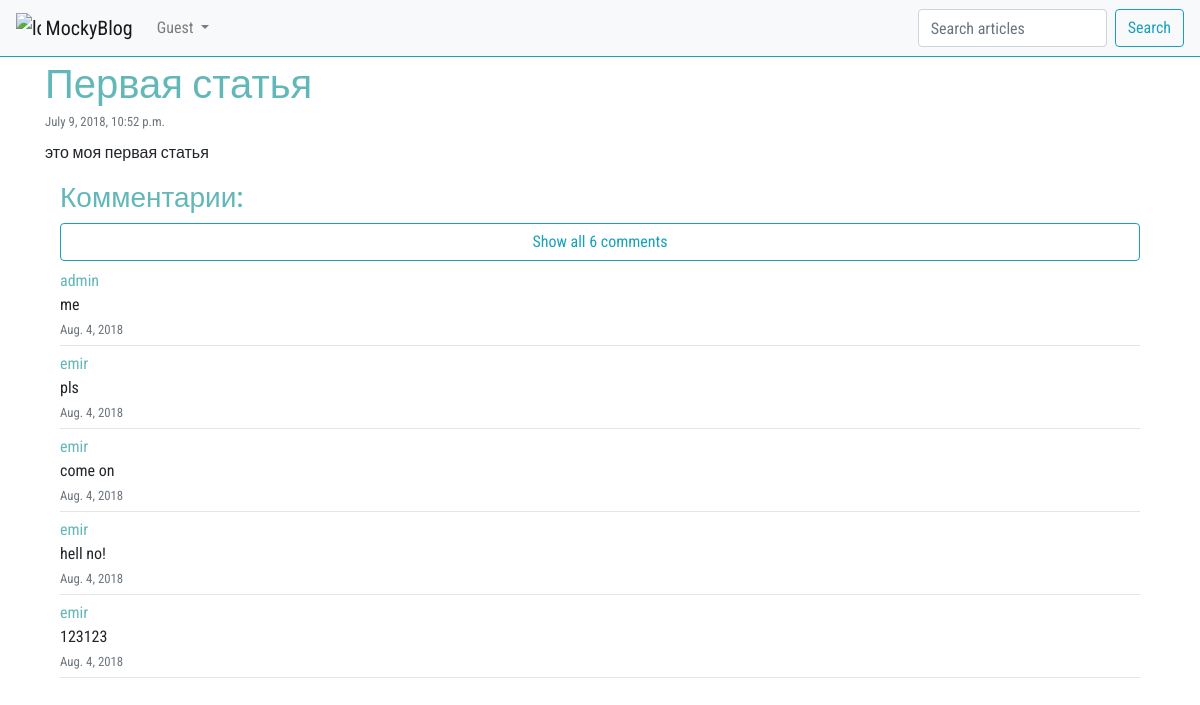
The app's page /article/1/ with its own data.
### article/models.py (models this page shows, shortened)
class Article(models.Model):
    class Meta:
        db_table = "Article"
    article_title = models.CharField(max_length=200)
    article_text = models.TextField()
    article_date = models.DateTimeField(null=True)
    article_likes = models.IntegerField(default=0)

class Comment(models.Model):
    class Meta:
        db_table = "Comment"
    comments_text = models.TextField(verbose_name="Текст комментария")
    comments_article = models.ForeignKey('Article')
    comments_date = models.DateField(u'date', auto_now=True)
    comments_author = models.ForeignKey(User, default=9)

### article/views.py (the view)
# urls.py: url(r'^article/(?P<article_id>\d+)/$', views.article, name="post"),
def article(request, article_id=1):
    comment_form = CommentForm
    args = {}
    args.update(csrf(request))
    args["article"] = Article.objects.get(pk=article_id)
    args["comments"] = Comment.objects.filter(comments_article=article_id)
    args["rev_comments"] = args["comments"][::-1]
    args["user"] = auth.get_user(request)
    args["form"] = comment_form
    return render(request, 'article/article.html', args)

### article/templatetags/poll_extras.py (called while the page is built)
@register.filter(name='reverse_last_five')
def reverse_last_five(value):
    return value[len(value) - 5:]

### article/templates/article/article.html (shortened to what this page needs)
{% extends 'index.html' %}
{% load static %}
{% load poll_extras %}
{% block article %}
    <div class="container">
        <div class="mt-1">
            <h1 style="color: #62B7B9" class="mb-0">{{ article.article_title }}</h1>
            <small class="text-muted my-0 py-0">{{ article.article_date }}</small>
            <p class="mt-2">{{ article.article_text }}</p>
        </div>
        <div class="container">
            <h3 style="color: #62B7B9">Комментарии:</h3>
            {% if comments %}
                {% if comments|length <= 5 %}
                    <div id="if_length5">
                        {% for comment in comments %}
                            <p style="margin-top: 0;margin-bottom: 0; color: #62B7B9;">{{ comment.comments_author }}</p>
                            <p style="margin-bottom: 0;">{{ comment.comments_text }}</p>
                            <small class="text-muted mt-0">{{ comment.comments_date }}</small>
                            <hr style="margin-bottom: 6px;margin-top: 4px;">
                        {% endfor %}
                    </div>
                {% else %}
                    <div id="else_length">
                        <button onclick="show_all()" id="show_comments" type="button"
                                class="btn btn-outline-info w-100 mb-2">
                            Show all {{ comments|length }} comments
                        </button>
                        {% for comment in comments|reverse_last_five %}
                            <p style="margin-top: 0;margin-bottom: 0; color: #62B7B9;">{{ comment.comments_author }}</p>
                            <p style="margin-bottom: 0;">{{ comment.comments_text }}</p>
                            <small class="text-muted mt-0">{{ comment.comments_date }}</small>
                            <hr style="margin-bottom: 6px;margin-top: 4px;">
                        {% endfor %}
                    </div>
                {% endif %}
            {% else %}
                <p class="text-muted">Комментариев нет</p>
            {% endif %}
        </div>
    </div>
{% endblock %}

### records on screen
Article: article_title "Первая статья", article_date "July 9, 2018, 10:52 p.m.", article_text "это моя первая статья"
Comment: comments_author "admin", comments_text "me", comments_date "Aug. 4, 2018"
Comment: comments_author "emir", comments_text "pls", comments_date "Aug. 4, 2018"
Comment: comments_author "emir", comments_text "come on", comments_date "Aug. 4, 2018"
Comment: comments_author "emir", comments_text "hell no!", comments_date "Aug. 4, 2018"
Comment: comments_author "emir", comments_text "123123", comments_date "Aug. 4, 2018"

### other values on screen
{{ comments|length }} "6"
